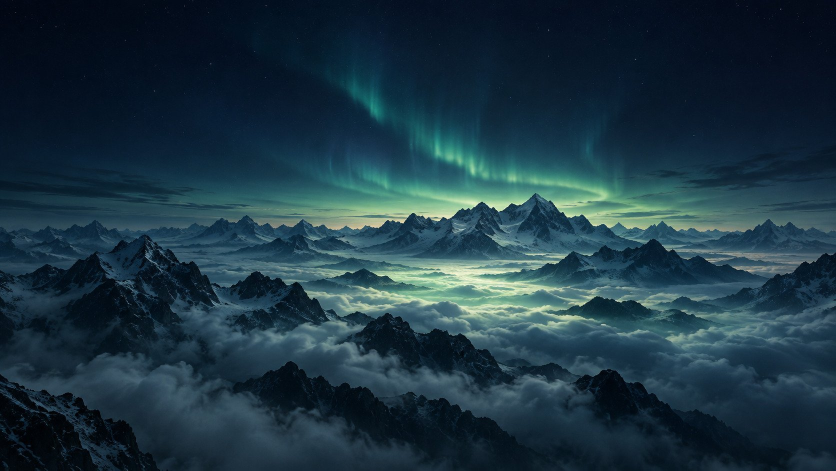
#> input picture app/src/main/assets/wallpapers/aurora.jpg, 1672 x 941 px (shown at 1/2 size); its folder holds only this picture in this run
$ python package_wallpapers.py --source ../app/src/main/assets/wallpapers
#> lines starting #> are read from the running program, lines starting #| are printed output that depends on the picture
# Copyright (C) 2026 Pilipala
# SPDX-License-Identifier: GPL-3.0-only
"""Build a verified mirror wallpaper overlay ZIP (wallpapers/catalog.json + full + thumbs)."""
import argparse
import datetime
import hashlib
import io
import json
import re
import subprocess
import tempfile
import zipfile
from pathlib import Path
from PIL import Image

ROOT = Path(__file__).resolve().parents[1]
MIRROR_BASE = 'https://marcotv.wlj9919.top/wallpapers/'
MAX_WALLPAPER_BYTES = 50 * 1024 * 1024
MAX_VIDEO_BYTES = 80 * 1024 * 1024
MAX_THUMB_BYTES = 2 * 1024 * 1024

KNOWN_PRESETS = {
    'pixar-squirrel': {
        'id': 'pixar-squirrel',
        'title': '顽皮小松鼠',
        'subtitle': 'Q版皮克斯 · 4K 60帧 · 蓝调沙发探头微动态',
        'credit': 'Pilipala · Marco TV 原创动态壁纸',
        'license': 'GPL-3.0-only',
    },
    'pixar-puppy': {
        'id': 'pixar-puppy',
        'title': '招手小奶狗',
        'subtitle': 'Q版皮克斯 · 4K 60帧 · 暖米沙发卖萌微动态',
        'credit': 'Pilipala · Marco TV 原创动态壁纸',
        'license': 'GPL-3.0-only',
    },
    'pixar-penguin': {
        'id': 'pixar-penguin',
        'title': '害羞小企鹅',
        'subtitle': 'Q版皮克斯 · 4K 60帧 · 暖灯沙发捂眼微动态',
        'credit': 'Pilipala · Marco TV 原创动态壁纸',
        'license': 'GPL-3.0-only',
    },
    'pixar-black-cat': {
        'id': 'pixar-black-cat',
        'title': '乖巧小黑猫',
        'subtitle': 'Q版皮克斯 · 4K 60帧 · 绿墙木柜探头微动态',
        'credit': 'Pilipala · Marco TV 原创动态壁纸',
        'license': 'GPL-3.0-only',
    },
    'pixar-tabby-cat': {
        'id': 'pixar-tabby-cat',
        'title': '作者的五花肉~',
        'subtitle': 'Q版皮克斯 · 4K 60帧 · 暖灯沙发舔爪微动态',
        'credit': 'Pilipala · Marco TV 原创动态壁纸',
        'license': 'GPL-3.0-only',
    },
    '01-巴哈马浅滩': {
        'id': '01-bahamas-shoals',
        'title': '巴哈马浅滩',
        'subtitle': '巴哈马埃克苏马群岛 · Sentinel-2A 真彩色卫星观测',
        'credit': 'Contains modified Copernicus Sentinel data 2024',
        'license': 'Copernicus Sentinel Data Legal Notice',
    },
    '02-靛夜流光': {
        'id': '02-indigo-ribbon',
        'title': '靛夜流光',
        'subtitle': '原创三维缎面曲面渲染 · 钴蓝与珊瑚反光',
        'credit': 'Pilipala · Marco TV 原创渲染',
        'license': 'GPL-3.0-only',
    },
    '03-富士暮光': {
        'id': '03-fuji-dusk',
        'title': '富士暮光',
        'subtitle': '富士山日落湖景 · 横幅精选裁切调色',
        'credit': 'Romain Guy · Mount Fuji at sunset, March 2025',
        'license': 'CC0 1.0',
    },
    '04-星云之崖': {
        'id': '04-cosmic-cliffs',
        'title': '星云之崖',
        'subtitle': '韦布望远镜船底座星云 NIRCam 观测（裁切压暗）',
        'credit': 'NASA, ESA, CSA, and STScI (weic2205a)',
        'license': 'CC BY 4.0',
    },
    '05-潮汐余晖': {
        'id': '05-tidal-afterglow',
        'title': '潮汐余晖',
        'subtitle': '原创日出前海面波纹与薄云反射渲染',
        'credit': 'Pilipala · Marco TV 原创渲染',
        'license': 'GPL-3.0-only',
    },
}


def sha256_hex(data: bytes) -> str:
    return hashlib.sha256(data).hexdigest()


def safe_slug(stem: str, index: int) -> str:
    ascii_only = re.sub(r'[^a-z0-9_-]+', '-', stem.lower()).strip('-_')
    if ascii_only and re.fullmatch(r'[a-z0-9][a-z0-9_-]{0,47}', ascii_only):
        return ascii_only
    return f'wallpaper-{index:02d}'


def encode_jpeg(im: Image.Image, target_w: int, target_h: int, quality: int) -> tuple[bytes, int, int]:
    rgb = im.convert('RGB')
    w, h = rgb.size
    if target_w > 0 and (w > target_w or h > target_h):
        scale = min(target_w / w, target_h / h)
        nw = max(1, round(w * scale))
        nh = max(1, round(h * scale))
        rgb = rgb.resize((nw, nh), Image.Resampling.LANCZOS)
        w, h = nw, nh
    buf = io.BytesIO()
    rgb.save(buf, format='JPEG', quality=quality, optimize=True, progressive=True)
    return buf.getvalue(), w, h


def probe_video(video_path: Path) -> tuple[int, int, int]:
    """Return (width, height, duration_sec) using ffprobe if available, else sensible 1080p fallback."""
    try:
        out = subprocess.check_output(
            ['ffprobe', '-v', 'error', '-select_streams', 'v:0',
             '-show_entries', 'stream=width,height:format=duration',
             '-of', 'json', str(video_path)],
            stderr=subprocess.DEVNULL, text=True,
        )
        info = json.loads(out)
        stream = (info.get('streams') or [{}])[0]
        w = int(stream.get('width') or 1920)
        h = int(stream.get('height') or 1080)
        dur = max(1, round(float((info.get('format') or {}).get('duration') or 0)))
        return w, h, dur
    except Exception:
        return 1920, 1080, 0


def extract_video_thumb(video_path: Path) -> bytes:
    """Use companion <stem>.jpg/.png if present, otherwise extract first frame with ffmpeg."""
    for ext in ('.jpg', '.jpeg', '.png', '.webp'):
        sidecar = video_path.with_suffix(ext)
        if sidecar.is_file():
            with Image.open(sidecar) as im:
                thumb_bytes, _, _ = encode_jpeg(im, 480, 270, 84)
                return thumb_bytes
    with tempfile.TemporaryDirectory() as tmp:
        frame_path = Path(tmp) / 'frame.jpg'
        subprocess.run(
            ['ffmpeg', '-y', '-i', str(video_path), '-frames:v', '1', '-q:v', '2', str(frame_path)],
            check=True, stdout=subprocess.DEVNULL, stderr=subprocess.DEVNULL,
        )
        with Image.open(frame_path) as im:
            thumb_bytes, _, _ = encode_jpeg(im, 480, 270, 84)
            return thumb_bytes


def build_bundle(source_dir: Path, output_zip: Path, max_width: int, quality: int,
                 base_url: str, meta_path: Path | None, keep_original: bool) -> dict:
#> called with max_width = 3840, quality = 90, base_url = 'https://marcotv.wlj9919.top/wallpapers/', keep_original = False
    if not source_dir.is_dir():
        raise FileNotFoundError(f'Source folder not found: {source_dir}')
    if not base_url.endswith('/'):
        base_url += '/'
    overrides = {}
    if meta_path and meta_path.is_file():
        overrides = json.loads(meta_path.read_text(encoding='utf-8'))

    video_stems = {
        p.stem for p in source_dir.iterdir()
        if p.is_file() and p.suffix.lower() in {'.mp4', '.webm'}
    }
    media_files = sorted(
        p for p in source_dir.iterdir()
        if p.is_file() and (
            p.suffix.lower() in {'.mp4', '.webm'}
            or (p.suffix.lower() in {'.jpg', '.jpeg', '.png', '.webp'} and p.stem not in video_stems)
        )
    )
    if not media_files:
        raise ValueError(f'No images or videos found in {source_dir}')

    max_height = round(max_width * 9 / 16) if max_width > 0 else 0
    entries: dict[str, bytes] = {}
    items = []
    seen_ids = set()

    Image.MAX_IMAGE_PIXELS = 200_000_000

    for idx, media_path in enumerate(media_files, start=1):
        stem = media_path.stem
        is_video = media_path.suffix.lower() in {'.mp4', '.webm'}
        meta = dict(KNOWN_PRESETS.get(stem, {}))
        meta.update(overrides.get(stem, {}))
        item_id = meta.get('id') or safe_slug(stem, idx)
        if not re.fullmatch(r'[a-z0-9][a-z0-9_-]{0,47}', item_id) or item_id in seen_ids:
            raise ValueError(f'Invalid or duplicate wallpaper id: {item_id}')
        seen_ids.add(item_id)

        title = (meta.get('title') or re.sub(r'^\d+[-_\s]*', '', stem) or item_id)[:40]
        subtitle = meta.get('subtitle', '')[:160]
        credit = meta.get('credit', '')[:160]
        license_name = meta.get('license', '')[:120]

        if is_video:
            full_bytes = media_path.read_bytes()
            if len(full_bytes) > MAX_VIDEO_BYTES:
                raise ValueError(f'{media_path.name} exceeds 80 MB ({len(full_bytes)} bytes)')
            fw, fh, dur = probe_video(media_path)
            fw = int(meta.get('width') or fw)
            fh = int(meta.get('height') or fh)
            dur = int(meta.get('durationSec') or dur)
            thumb_bytes = extract_video_thumb(media_path)
            if len(thumb_bytes) > MAX_THUMB_BYTES:
                raise ValueError(f'{media_path.name} thumbnail exceeds 2 MB ({len(thumb_bytes)} bytes)')
            full_rel = f'videos/{item_id}{media_path.suffix.lower()}'
            thumb_rel = f'thumbs/{item_id}.jpg'
            entries['wallpapers/' + full_rel] = full_bytes
            entries['wallpapers/' + thumb_rel] = thumb_bytes
            items.append({
                'id': item_id,
                'type': 'video',
                'title': title,
                'subtitle': subtitle,
                'credit': credit,
                'license': license_name,
                'width': fw,
                'height': fh,
                'durationSec': dur,
                'size': len(full_bytes),
                'sha256': sha256_hex(full_bytes),
                'url': base_url + full_rel,
                'thumbUrl': base_url + thumb_rel,
                'thumbSize': len(thumb_bytes),
                'thumbSha256': sha256_hex(thumb_bytes),
            })
            continue

        with Image.open(media_path) as im:
#> im is the input picture: PIL image 1672x941 RGB; mean R, G, B 29, 54, 66.4
            if keep_original and media_path.suffix.lower() in {'.jpg', '.jpeg'}:
                full_bytes = media_path.read_bytes()
                fw, fh = im.size
            else:
                full_bytes, fw, fh = encode_jpeg(im, max_width, max_height, quality)
#> fw = 1672; fh = 941
            thumb_bytes, tw, th = encode_jpeg(im, 480, 270, 84)
#> call 2 of encode_jpeg, with target_w = 480, target_h = 270, quality = 84
#> in encode_jpeg (call 2), `rgb = rgb.resize((nw, nh), Image.Resampling.LANCZOS)`:
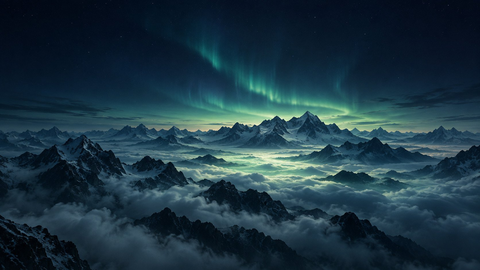
#> rgb: PIL image 480x270 RGB; mean R, G, B 29, 54, 66.4
#> tw = 480; th = 270

        if len(full_bytes) > MAX_WALLPAPER_BYTES:
            raise ValueError(f'{media_path.name} exceeds 50 MB ({len(full_bytes)} bytes)')
        if len(thumb_bytes) > MAX_THUMB_BYTES:
            raise ValueError(f'{media_path.name} thumbnail exceeds 2 MB ({len(thumb_bytes)} bytes)')

        full_rel = f'full/{item_id}.jpg'
        thumb_rel = f'thumbs/{item_id}.jpg'
        entries['wallpapers/' + full_rel] = full_bytes
        entries['wallpapers/' + thumb_rel] = thumb_bytes

        items.append({
            'id': item_id,
            'type': 'image',
            'title': title,
            'subtitle': subtitle,
            'credit': credit,
            'license': license_name,
            'width': fw,
            'height': fh,
            'size': len(full_bytes),
            'sha256': sha256_hex(full_bytes),
            'url': base_url + full_rel,
            'thumbUrl': base_url + thumb_rel,
            'thumbSize': len(thumb_bytes),
            'thumbSha256': sha256_hex(thumb_bytes),
        })

    catalog = {
        'schema': 1,
        'updated': datetime.date.today().isoformat(),
        'items': items,
    }
    entries['wallpapers/catalog.json'] = (
        json.dumps(catalog, ensure_ascii=False, indent=2) + '\n'
    ).encode('utf-8')

    attribution_src = source_dir.parent / '图像来源与署名.md'
    if attribution_src.is_file():
        entries['wallpapers/ATTRIBUTION.md'] = attribution_src.read_bytes()

    deploy_note = (
        '# Marco TV 镜像站在线壁纸包部署说明\n\n'
        '作者：Pilipala\n\n'
        '将压缩包内的 `wallpapers/` 目录合并到镜像站根目录（`https://marcotv.wlj9919.top/`），保留原有 `updates/` 与安装包文件：\n\n'
        '```text\n'
        '网站根目录/\n'
        '  wallpapers/\n'
        '    catalog.json\n'
        '    ATTRIBUTION.md\n'
        '    full/*.jpg\n'
        '    videos/*.mp4\n'
        '    thumbs/*.jpg\n'
        '```\n\n'
        '发布顺序：**先上传 `wallpapers/full/*`、`wallpapers/videos/*` 与 `wallpapers/thumbs/*`，确认可访问后，再上传/更新 `wallpapers/catalog.json`。**\n'
        '电视端会在「设置 → 通用与桌面 → 桌面壁纸（我的壁纸）」自动拉取 `catalog.json`，静态与动态壁纸均经 SHA-256 校验后缓存到本机并支持断网使用。\n'
    )
    entries['WALLPAPERS-DEPLOY.md'] = deploy_note.encode('utf-8')

    output_zip.parent.mkdir(parents=True, exist_ok=True)
    with zipfile.ZipFile(output_zip, 'w', zipfile.ZIP_DEFLATED) as zf:
        for name, data in entries.items():
            zf.writestr(name, data)
#> this loop made 4 passes
#> name on passes 1 to 4: 'wallpapers/full/aurora.jpg', 'wallpapers/thumbs/aurora.jpg', 'wallpapers/catalog.json', 'WALLPAPERS-DEPLOY.md'
    with zipfile.ZipFile(output_zip) as zf:
        if zf.testzip():
            raise ValueError('ZIP CRC verification failed')

    total_full = sum(it['size'] for it in items)
#> total_full = 240064
    total_thumb = sum(it['thumbSize'] for it in items)
#> total_thumb = 20514
    print(
        f'Created {output_zip.name}: {len(items)} wallpapers '
        f'(full {total_full / 1024 / 1024:.2f} MB, thumbs {total_thumb / 1024:.1f} KB, '
        f'zip {output_zip.stat().st_size / 1024 / 1024:.2f} MB); CRC verified.'
    )
#| Created MarcoTV-wallpapers-mirror-overlay.zip: 1 wallpapers (full 0.23 MB, thumbs 20.0 KB, zip 0.25 MB); CRC verified.
    return catalog


def main():
    parser = argparse.ArgumentParser(description=__doc__)
    parser.add_argument('--source', type=Path, required=True, help='Folder containing source wallpaper images')
    parser.add_argument('--output', type=Path, default=ROOT / 'dist/MarcoTV-wallpapers-mirror-overlay.zip')
    parser.add_argument('--max-width', type=int, default=3840, help='Max output width (default 3840 for 4K; 1920 for 1080p)')
    parser.add_argument('--quality', type=int, default=90, help='JPEG quality for full wallpapers (default 90)')
    parser.add_argument('--keep-original', action='store_true', help='Keep original JPEG bytes without resizing')
    parser.add_argument('--base-url', default=MIRROR_BASE)
    parser.add_argument('--meta', type=Path, default=None, help='Optional JSON file mapping stem -> metadata')
    args = parser.parse_args()
    build_bundle(args.source, args.output, args.max_width, args.quality, args.base_url, args.meta, args.keep_original)


if __name__ == '__main__':
    main()

$ run again, on app/src/main/assets/wallpapers/dunes.jpg
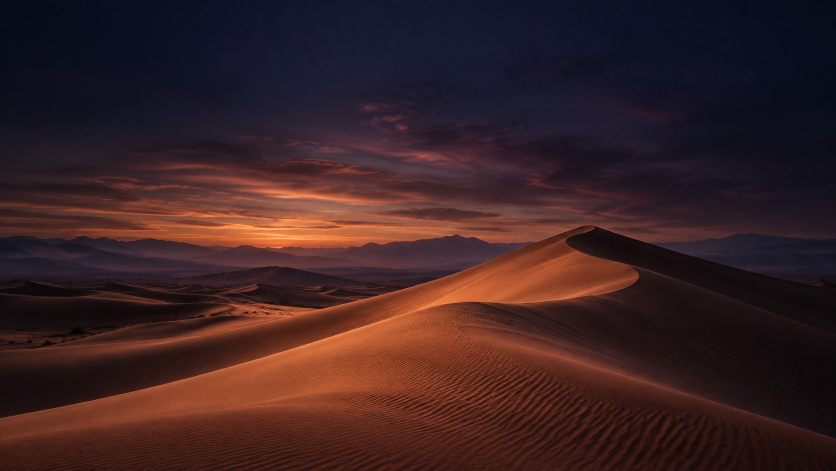
#> input picture app/src/main/assets/wallpapers/dunes.jpg, 1672 x 941 px (shown at 1/2 size)
#> in build_bundle, im is the input picture: PIL image 1672x941 RGB; mean R, G, B 59.2, 34, 35.5
#> fw = 1672; fh = 941
#> in encode_jpeg (call 2), `rgb = rgb.resize((nw, nh), Image.Resampling.LANCZOS)`:
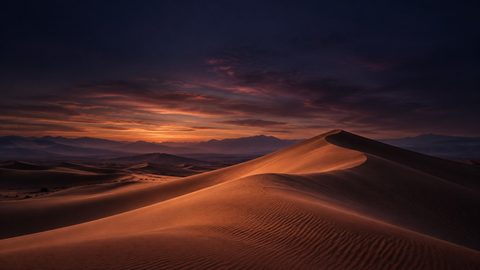
#> rgb: PIL image 480x270 RGB; mean R, G, B 59.2, 34, 35.5
#> tw = 480; th = 270
#> the loop in build_bundle, `for name, data in entries.items():` made 4 passes
#> name on passes 1 to 4: 'wallpapers/full/dunes.jpg', 'wallpapers/thumbs/dunes.jpg', 'wallpapers/catalog.json', 'WALLPAPERS-DEPLOY.md'
#> total_full = 194407
#> total_thumb = 15532
#| Created MarcoTV-wallpapers-mirror-overlay.zip: 1 wallpapers (full 0.19 MB, thumbs 15.2 KB, zip 0.20 MB); CRC verified.

$ run again, on app/src/main/assets/wallpapers/coast.jpg
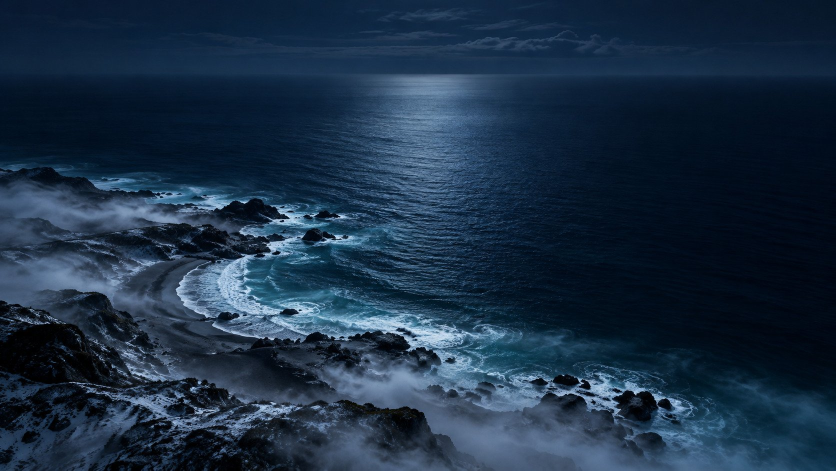
#> input picture app/src/main/assets/wallpapers/coast.jpg, 1672 x 941 px (shown at 1/2 size)
#> in build_bundle, im is the input picture: PIL image 1672x941 RGB; mean R, G, B 27.3, 47.5, 68.9
#> fw = 1672; fh = 941
#> in encode_jpeg (call 2), `rgb = rgb.resize((nw, nh), Image.Resampling.LANCZOS)`:
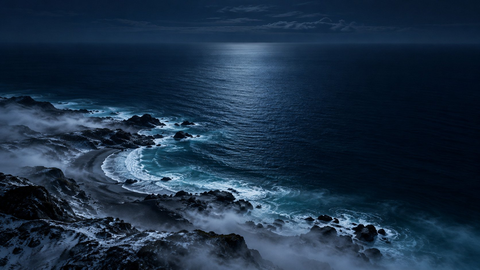
#> rgb: PIL image 480x270 RGB; mean R, G, B 27.4, 47.5, 68.9
#> tw = 480; th = 270
#> the loop in build_bundle, `for name, data in entries.items():` made 4 passes
#> name on passes 1 to 4: 'wallpapers/full/coast.jpg', 'wallpapers/thumbs/coast.jpg', 'wallpapers/catalog.json', 'WALLPAPERS-DEPLOY.md'
#> total_full = 298749
#> total_thumb = 23292
#| Created MarcoTV-wallpapers-mirror-overlay.zip: 1 wallpapers (full 0.28 MB, thumbs 22.7 KB, zip 0.31 MB); CRC verified.
